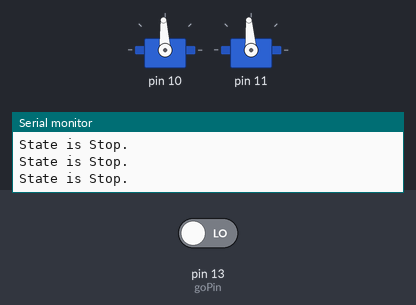
Bench run of a sketch on a simulated Arduino Uno, built with avr-gcc and run on an emulated ATmega328P. On the bench: 2 × servo, the last lines printed to the serial monitor. The inputs (shaded band) are chosen by the test bench; at power-on: pin 13 (goPin) LOW.

Above: at 1.2 s.
1.3 s: pin 13 (goPin) driven HIGH
At 2.0 s:
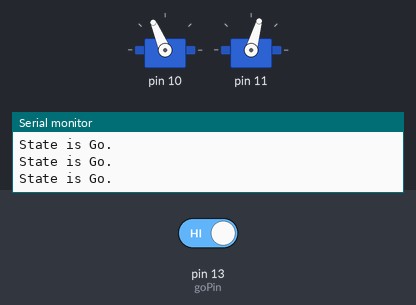
2.8 s: pin 13 (goPin) driven LOW
At 3.2 s:
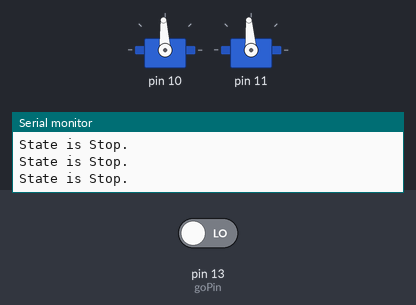
Timing chart, 0 to 5.8 s (numbered marks = the images above; inputs shaded):
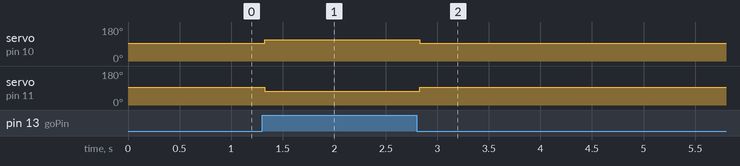

Measured:
- after the input at 1.3 s, servo on pin 10: 93° → 113° at once; servo on pin 11: 94° → 74° at once
- after the input at 2.8 s, servo on pin 10: 113° → 93° at once; servo on pin 11: 74° → 94° at once

The sketch:

IotRover.ino
```cpp
#include <Servo.h>
#include <Rover.h>

Rover* rover;

const int goPin = 13;
int goPinState = LOW;


void setup()
{
    Serial.begin(9600);

    pinMode(goPin, INPUT);

    rover = new Rover();
    rover->init(10,93,11,94);

    //  init parameters are:
    //    Left Servo Pin = 10,
    //    Left Servo Stop value = 90
    //    Right Servo Pin = 11
    //    Right Servo Stop value = 90
    //
    // Tune the stop values, so the servos fully stop.

    // debugOn() and debugOff() turn debugging messages on/off in the SerialMonitor
    rover->debugOff();
    rover->stop();

}

void loop()
{
    goPinState = digitalRead(goPin);

    if (goPinState == HIGH)
    {
       Serial.println ("State is Go.");
       rover->go(20);
    } else
    {
       Serial.println ("State is Stop.");
       rover->stop();
    }


}
```
